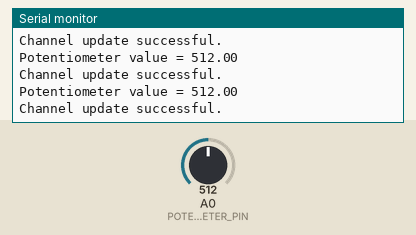
This sketch was run on a simulated ESP8266 (NodeMCU). Parts: the last lines printed to the serial monitor. The test bench sets the inputs (shaded band); at power-on: A0 (POTENTIOMETER_PIN) = 512. WiFi joins after 1.5 s; servers stay silent unless stated.

Above: at 6.4 s.
6.5 s: A0 (POTENTIOMETER_PIN) set to 716
At 6.71 s:
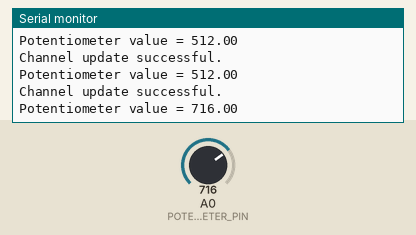
8.0 s: A0 (POTENTIOMETER_PIN) set to 900
At 8.07 s:
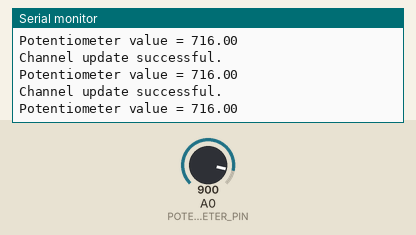
Timing chart, 0 to 11.0 s (numbered marks = the images above; inputs shaded):
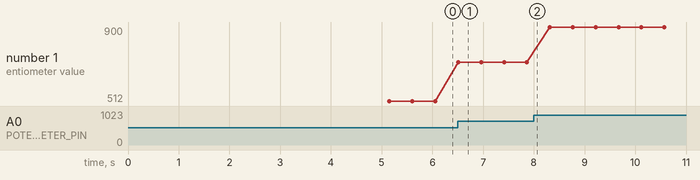

The sketch:

pot_value_upload.ino
```cpp
//#include <Adafruit_ESP8266.h>

#define POTENTIOMETER_PIN A0
#include <ESP8266WiFi.h>
#include "ThingSpeak.h"

const char* ssid = "ORTHANC";   // your network SSID (name)
const char* password = "1223334444";   // your network password

WiFiClient  client;

unsigned long myChannelNumber = 2049964;
const char * myWriteAPIKey = "60RJ40I9TXR2YSZC";

// Timer variables
unsigned long lastTime = 0;
unsigned long timerDelay = 150;

//variable to write pot readings to thingspeak
float pot_reading;

void setup() {
  Serial.begin(115200);  //Initialize serial

  WiFi.mode(WIFI_STA);

  ThingSpeak.begin(client);  // Initialize ThingSpeak
}

void loop() {
  if ((millis() - lastTime) > timerDelay) {

    // Connect or reconnect to WiFi
    if(WiFi.status() != WL_CONNECTED){
      Serial.print("Attempting to connect");
      while(WiFi.status() != WL_CONNECTED){
        WiFi.begin(ssid, password);
        delay(5000);
      }
      Serial.println("\nConnected.");
    }

    // Get a new potentiometer reading
    pot_reading = analogRead(POTENTIOMETER_PIN);
    Serial.print("Potentiometer value = ");
    Serial.println(pot_reading);


    // Write to ThingSpeak. There are up to 8 fields in a channel, allowing you to store up to 8 different
    // pieces of information in a channel.  Here, we write to field 1.
    int x = ThingSpeak.writeField(myChannelNumber, 1, pot_reading, myWriteAPIKey);
    //uncomment if you want to get temperature in Fahrenheit
    //int x = ThingSpeak.writeField(myChannelNumber, 1, temperatureF, myWriteAPIKey);

    if(x == 200){
      Serial.println("Channel update successful.");
    }
    else{
      Serial.println("Problem updating channel. HTTP error code " + String(x));
    }
    lastTime = millis();
  }
}
```

Measured:
- after the input at 6.5 s, the serial monitor: prints a new line at once (image 1)
- plotted number 1: 512 → 716 after the input at 6.5 s, 716 → 900 after the input at 8.0 s
